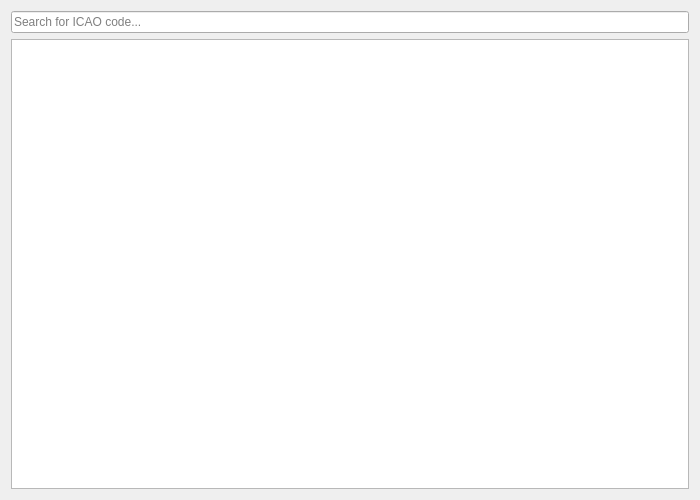
<?xml version="1.0" encoding="UTF-8"?>
<ui version="4.0">
 <class>MetarWindow</class>
 <widget class="QWidget" name="MetarWindow">
  <property name="geometry">
   <rect>
    <x>0</x>
    <y>0</y>
    <width>700</width>
    <height>500</height>
   </rect>
  </property>
  <property name="windowTitle">
   <string>METARs</string>
  </property>
  <layout class="QVBoxLayout" name="verticalLayout">
   <item>
    <widget class="QLineEdit" name="metarSearch">
     <property name="maxLength">
      <number>4</number>
     </property>
     <property name="placeholderText">
      <string>Search for ICAO code...</string>
     </property>
     <property name="clearButtonEnabled">
      <bool>true</bool>
     </property>
    </widget>
   </item>
   <item>
    <widget class="QListView" name="metars"/>
   </item>
  </layout>
 </widget>
 <resources/>
 <connections/>
</ui>
